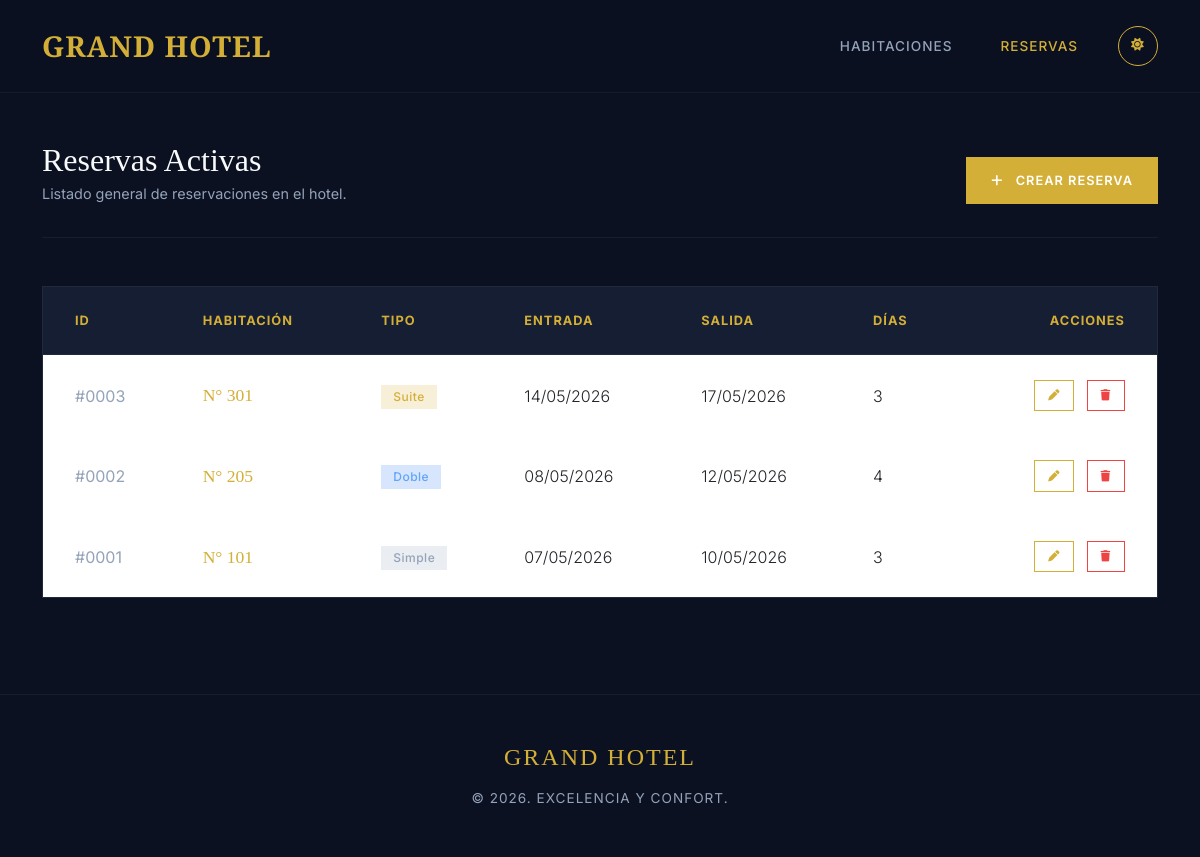
/reservas.php, run on an earlier commit of the app's database.
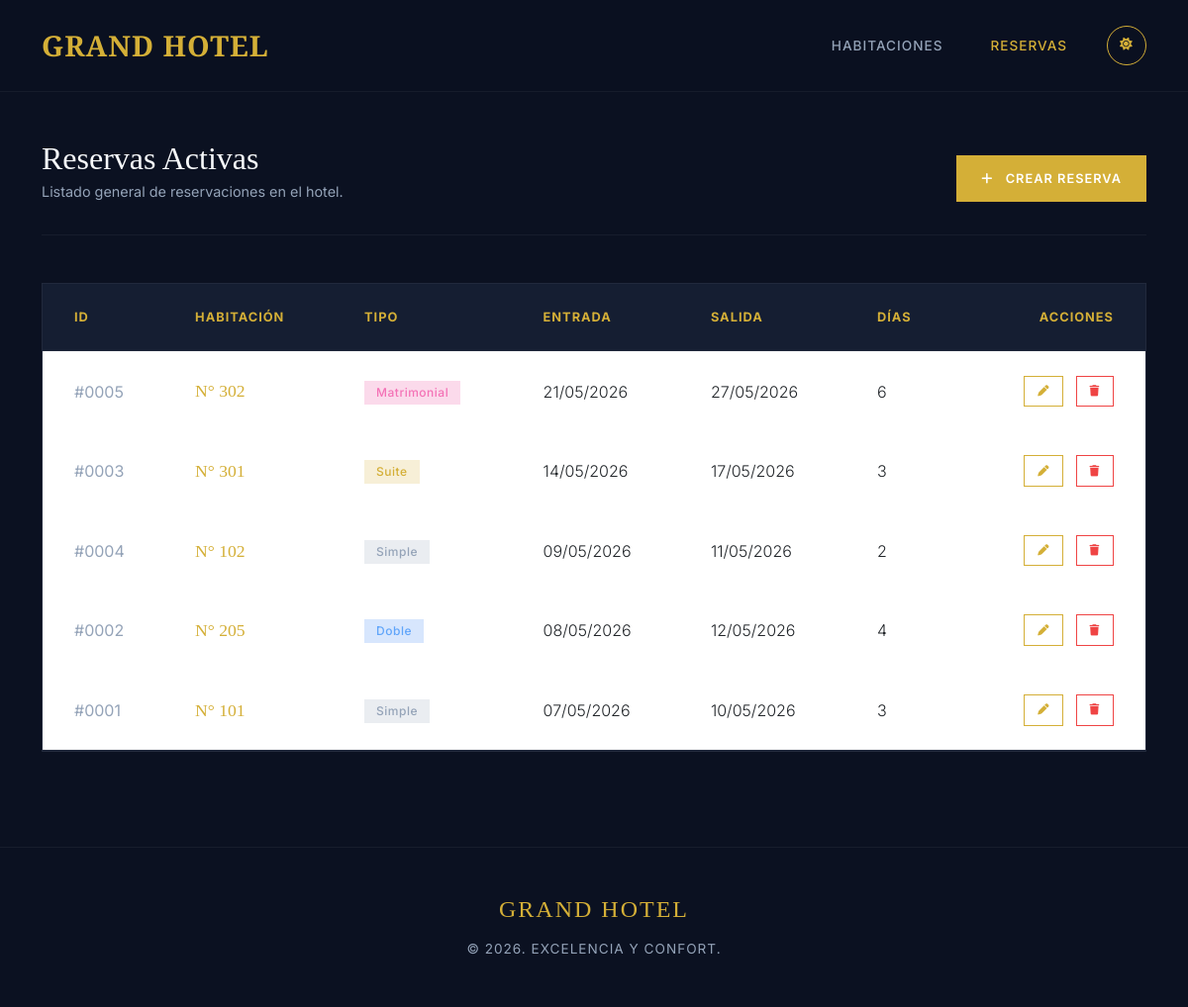
And on a later commit of the database.
### tables this page shows
CREATE TABLE reservas (
        id INTEGER PRIMARY KEY AUTOINCREMENT,
        fecha_entrada DATE NOT NULL,
        fecha_salida DATE NOT NULL,
        habitacion_id INTEGER NOT NULL,
        FOREIGN KEY (habitacion_id) REFERENCES habitaciones(id) ON DELETE CASCADE
    );

CREATE TABLE habitaciones (
        id INTEGER PRIMARY KEY AUTOINCREMENT,
        numero TEXT NOT NULL,
        tipo TEXT NOT NULL,
        imagen TEXT
    );

### reservas.php (the view, shortened to what this page needs)
<?php
require 'config.php';
require 'header.php';
$query = "
    SELECT r.id, r.fecha_entrada, r.fecha_salida, h.numero, h.tipo
    FROM reservas r
    JOIN habitaciones h ON r.habitacion_id = h.id
    ORDER BY r.fecha_entrada DESC
";
$stmt = $pdo->query($query);
$reservas = $stmt->fetchAll(PDO::FETCH_ASSOC);
?>
<div class="d-flex justify-content-between align-items-center page-header">
    <div>
        <h2 class="mb-1">Reservas Activas</h2>
        <p style="color: var(--text-muted); font-size: 0.9rem;">Listado general de reservaciones en el hotel.</p>
    </div>
    <a href="crear_reserva.php" class="btn btn-primary"><i class="fa-solid fa-plus me-2"></i> Crear Reserva</a>
</div>
<div class="card">
    <div class="card-body p-0">
        <div class="table-responsive">
            <table class="table table-hover mb-0">
                <thead>
                    <tr>
                        <th style="padding-left: 2rem;">ID</th>
                        <th>Habitación</th>
                        <th>Tipo</th>
                        <th>Entrada</th>
                        <th>Salida</th>
                        <th>Días</th>
                        <th class="text-end" style="padding-right: 2rem;">Acciones</th>
                    </tr>
                </thead>
                <tbody>
                    <?php foreach ($reservas as $reserva):
                        $datetime1 = new DateTime($reserva['fecha_entrada']);
                        $datetime2 = new DateTime($reserva['fecha_salida']);
                        $interval = $datetime1->diff($datetime2);
                        $dias = $interval->days;
                    ?>
                        <tr>
                            <td style="padding-left: 2rem; color: var(--text-muted);">#<?= str_pad($reserva['id'], 4, '0', STR_PAD_LEFT) ?></td>
                            <td style="font-family: 'Playfair Display', serif; font-size: 1.1rem; color: var(--accent-gold);">N° <?= htmlspecialchars($reserva['numero']) ?></td>
                            <td><span class="badge badge-<?= htmlspecialchars($reserva['tipo']) ?>"><?= htmlspecialchars($reserva['tipo']) ?></span></td>
                            <td style="font-weight: 300;"><?= date('d/m/Y', strtotime($reserva['fecha_entrada'])) ?></td>
                            <td style="font-weight: 300;"><?= date('d/m/Y', strtotime($reserva['fecha_salida'])) ?></td>
                            <td style="font-weight: 300;"><?= $dias ?></td>
                            <td class="text-end" style="padding-right: 2rem;">
                                <a href="editar_reserva.php?id=<?= $reserva['id'] ?>" class="btn btn-sm btn-outline-warning" style="padding: 0.4rem 0.8rem; font-size: 0.7rem;"><i class="fa-solid fa-pen"></i></a>
                                <a href="eliminar_reserva.php?id=<?= $reserva['id'] ?>" class="btn btn-sm btn-outline-danger delete-btn ms-2" style="padding: 0.4rem 0.8rem; font-size: 0.7rem;"><i class="fa-solid fa-trash"></i></a>
                            </td>
                        </tr>
                    <?php endforeach; ?>
                </tbody>
            </table>
        </div>
    </div>
</div>
<?php require 'footer.php'; ?>

### header.php (shortened to what this page needs)
<!DOCTYPE html>
<html lang="es" data-theme="dark">
<head>
    <link rel="stylesheet" href="https://cdnjs.cloudflare.com/ajax/libs/font-awesome/6.4.0/css/all.min.css">
    <link href="https://cdn.jsdelivr.net/npm/bootstrap@5.3.0/dist/css/bootstrap.min.css" rel="stylesheet">
</head>
<body>
    <nav class="navbar navbar-expand-lg sticky-top mb-5">
        <div class="container">
            <a class="navbar-brand" href="index.php">GRAND HOTEL</a>
            <div class="collapse navbar-collapse" id="navbarNav">
                <ul class="navbar-nav ms-auto align-items-center">
                    <li class="nav-item">
                        <a class="nav-link <?= basename($_SERVER['PHP_SELF']) == 'index.php' ? 'active' : '' ?>" href="index.php">
                            Habitaciones
                        </a>
                    </li>
                    <li class="nav-item">
                        <a class="nav-link <?= basename($_SERVER['PHP_SELF']) == 'reservas.php' ? 'active' : '' ?>" href="reservas.php">
                            Reservas
                        </a>
                    </li>
                    <li class="nav-item ms-lg-3">
                        <button id="themeToggle" class="btn btn-outline-warning rounded-circle p-2" style="width: 40px; height: 40px; display: flex; align-items: center; justify-content: center;">
                            <i class="fa-solid fa-sun" id="themeIcon"></i>
                        </button>
                    </li>
                </ul>
            </div>
        </div>
    </nav>
    <div class="container">

### footer.php (shortened to what this page needs)
    </div>
    <footer class="text-center py-5 mt-5" style="border-top: 1px solid var(--border-color); margin-top: 6rem !important; transition: border-color 0.3s ease;">
        <h4 style="font-family: 'Playfair Display', serif; color: var(--accent-gold); letter-spacing: 2px;">GRAND HOTEL</h4>
        <p class="mb-0 mt-3" style="color: var(--text-muted); font-size: 0.85rem; letter-spacing: 1px;">&copy; <?= date('Y'); ?>. EXCELENCIA Y CONFORT.</p>
    </footer>
</body>
</html>

### header.php (style rules this page uses)
:root { --bg-color: #0b1121; --card-bg: #151e32; --text-main: #f8fafc; --text-muted: #94a3b8; --accent-gold: #d4af37; --accent-hover: #b5952f; --border-color: rgba(255, 255, 255, 0.05); --nav-bg: rgba(11, 17, 33, 0.95); }
body { font-family: 'Inter', sans-serif; background-color: var(--bg-color); color: var(--text-main); -webkit-font-smoothing: antialiased; transition: background-color 0.3s ease, color 0.3s ease; }
h1, h2, h3, h4, h5, .navbar-brand { font-family: 'Playfair Display', serif; }
.navbar { background: var(--nav-bg); backdrop-filter: blur(10px); padding: 1.2rem 0; border-bottom: 1px solid var(--border-color); transition: background-color 0.3s ease; }
.navbar-brand { font-weight: 700; font-size: 1.8rem; color: var(--accent-gold) !important; letter-spacing: 1px; }
.nav-link { color: var(--text-muted) !important; font-weight: 500; text-transform: uppercase; letter-spacing: 1px; font-size: 0.85rem; transition: all 0.3s ease; margin: 0 1rem; }
.nav-link:hover, .nav-link.active { color: var(--accent-gold) !important; }
.card { background-color: var(--card-bg); border: 1px solid var(--border-color); border-radius: 0; transition: transform 0.4s ease, box-shadow 0.4s ease, background-color 0.3s ease, border-color 0.3s ease; overflow: hidden; }
.card-body { padding: 2rem; }
.btn { border-radius: 0; font-family: 'Inter', sans-serif; text-transform: uppercase; letter-spacing: 1px; font-size: 0.8rem; font-weight: 600; padding: 0.8rem 1.5rem; transition: all 0.3s ease; }
.btn-primary { background-color: var(--accent-gold); border-color: var(--accent-gold); color: #fff; }
.btn-outline-warning { color: var(--accent-gold); border-color: var(--accent-gold); }
.btn-outline-danger { color: #ef4444; border-color: #ef4444; }
.table { color: var(--text-main); border-color: var(--border-color); margin-bottom: 0; }
.table thead th { background-color: transparent; color: var(--accent-gold); border-bottom: 2px solid var(--border-color); text-transform: uppercase; letter-spacing: 1px; font-size: 0.8rem; font-family: 'Inter', sans-serif; padding: 1.5rem 1rem; }
.table tbody td { padding: 1.5rem 1rem; vertical-align: middle; border-bottom: 1px solid var(--border-color); }
.badge { padding: 0.5em 1em; font-weight: 500; letter-spacing: 0.5px; border-radius: 0; font-family: 'Inter', sans-serif; }
.badge-Simple { background-color: rgba(148, 163, 184, 0.2); color: #94a3b8; }
.badge-Doble { background-color: rgba(59, 130, 246, 0.2); color: #60a5fa; }
.badge-Matrimonial { background-color: rgba(236, 72, 153, 0.2); color: #f472b6; }
.badge-Suite { background-color: rgba(212, 175, 55, 0.2); color: var(--accent-gold); }
.page-header { margin-bottom: 3rem; padding-bottom: 1rem; border-bottom: 1px solid var(--border-color); }

What changed in the data, as far as the page shows it:
added reservas: id "0005", habitacion.numero "302", habitacion.tipo "Matrimonial", fecha_entrada "21/05/2026", fecha_salida "27/05/2026", dias "6"
added reservas: id "0004", habitacion.numero "102", habitacion.tipo "Simple", fecha_entrada "09/05/2026", fecha_salida "11/05/2026", dias "2"
